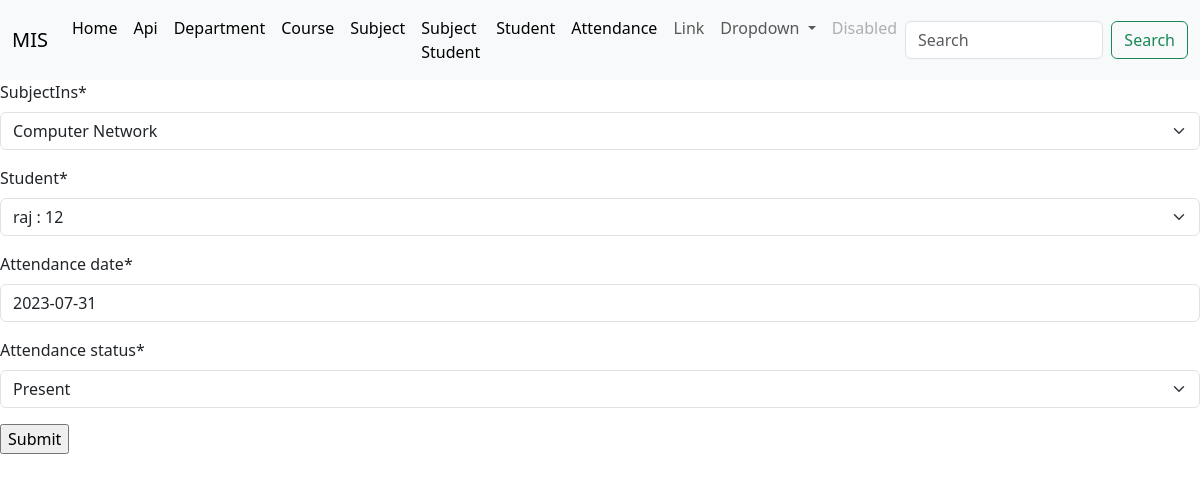
Screenshot of /attendance_update/14 with the database file from the repository.
### api/models.py (models this page shows, shortened)
class Attendance(models.Model):
    subjectIns = models.ForeignKey(Subject,on_delete=models.CASCADE)
    student = models.ForeignKey(Student, on_delete=models.CASCADE)
    attendance_date = models.DateField()
    attendance_status = models.CharField(max_length=250, choices = [('1','Present'),('0.5','Late'),('0','Absent')] )
    date_updated = models.DateTimeField(auto_now=True)

### Home/views.py (the view)
# urls.py: path('attendance_update/<int:id>', views.update_attendance, name='attendance_update'),
def update_attendance(request, id):
    attendance = Attendance.objects.get(pk=id)
    if request.method == 'POST':
        form = AttendanceForm(request.POST, instance=attendance)
        if form.is_valid():
            form.save()
            messages.success(request, 'Attendance has been updated successfully')
            return redirect('/attendance')
        else:
            messages.error(request, 'Attendance could not be updated')
    else:
        form = AttendanceForm(instance=attendance)
    context = {
        'form': form,
        'attendance': attendance
    }
    return render(request, 'update_attendance.html', context)

### Home/forms.py
class AttendanceForm(forms.ModelForm):
    class Meta:
        model = api.Attendance
        fields = "__all__"

### api/models.py (called while the page is built)
    def __str__(self):
        return self.name +' : '+self.roll_no

    def __str__(self):
        return self.name

### templates/update_attendance.html (shortened to what this page needs)
{% extends 'base.html' %}
{%load crispy_forms_tags %}
{% block body %}
<form action = "" method = "post">
    {{form |crispy }}
    <input type="submit" value="Submit">
</form>
{% endblock body %}

### rows the page displays
Attendance: subjectIns "Computer Network", student "raj : 12", attendance_date "2023-07-31", attendance_status "Present"
